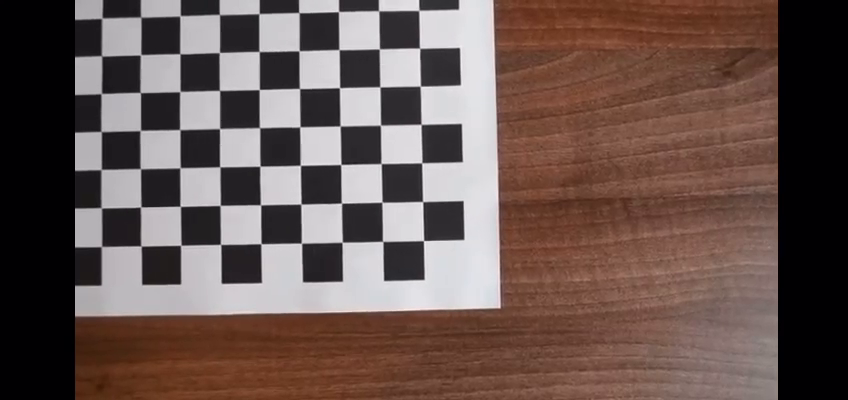
#> input picture frame 77 of Questoes_Terceira_Lista/Questão 3/tabu.mp4, 848 x 400 px
$ python questao3.py
#> lines starting #> are read from the running program, lines starting #| are printed output that depends on the picture; after the words box and inside, x2 and y2 are one past the last pixel; in counts of white or black regions, pixels touching at a corner belong together
import numpy as np
import cv2
import glob
import time

cap = cv2.VideoCapture('tabu.mp4')


criteria = (cv2.TERM_CRITERIA_EPS + cv2.TERM_CRITERIA_MAX_ITER, 30, 0.001)

objp = np.zeros((6*7,3), np.float32)
objp[:,:2] = np.mgrid[0:7,0:6].T.reshape(-1,2)

objpoints = []
imgpoints = []

while(cap.isOpened()):
    ret, frame = cap.read()
#> frame is the input picture: shape (400, 848, 3); mean B, G, R 81.3, 86.2, 104.5

    gray = cv2.cvtColor(frame,cv2.COLOR_BGR2GRAY)
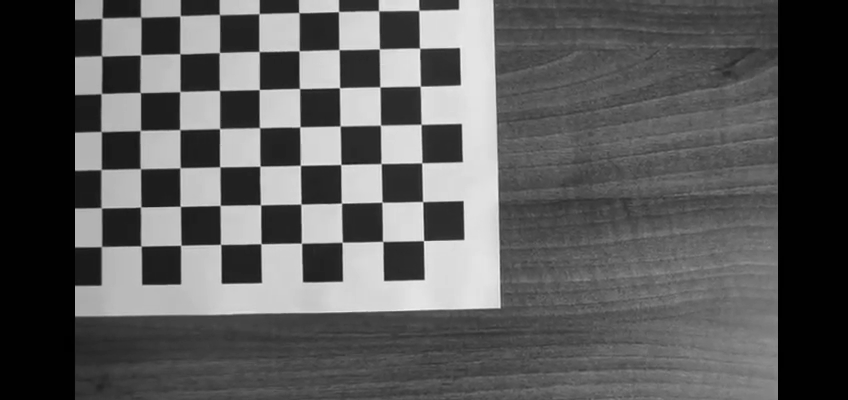
#> gray: shape (400, 848); min 0, max 243, mean 91.1

    ret, corners = cv2.findChessboardCorners(gray, (7,6),None)
#> ret = False; corners = None

    if ret == True:
        objpoints.append(objp)

        corners2 = cv2.cornerSubPix(gray,corners,(11,11),(-1,-1),criteria)
        imgpoints.append(corners2)

        frame = cv2.drawChessboardCorners(frame, (7,6), corners2,ret)

    cv2.imshow('frame',frame)

    if cv2.waitKey(1) & 0xFF == ord('q'):
#> (key q is pressed here)
        break

cap.release()
cv2.destroyAllWindows()

$ run again, starting later in the video
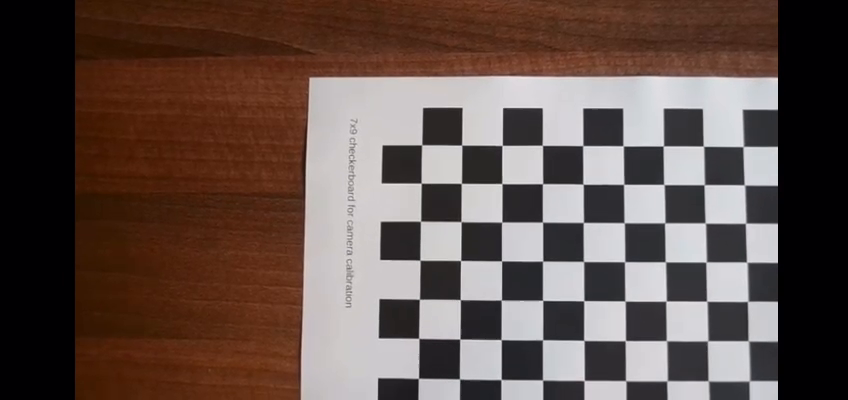
#> input picture frame 350 of Questoes_Terceira_Lista/Questão 3/tabu.mp4, 848 x 400 px
#> frame is the input picture: shape (400, 848, 3); mean B, G, R 75.4, 81.4, 98.4
#> `gray = cv2.cvtColor(frame,cv2.COLOR_BGR2GRAY)`:
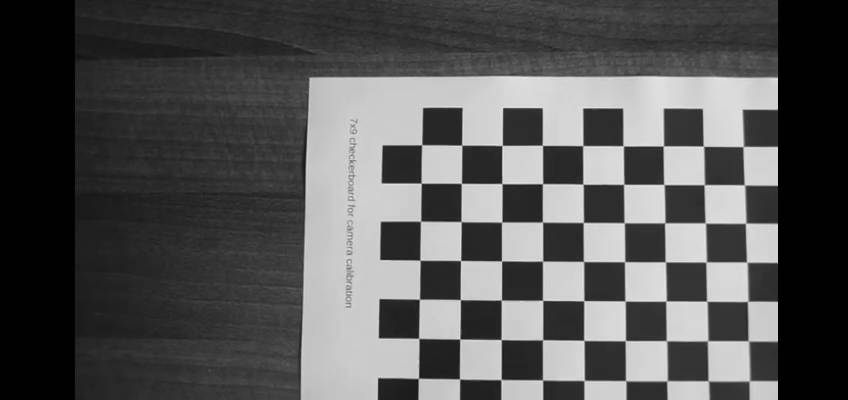
#> gray: shape (400, 848); min 0, max 237, mean 85.9
#> ret = True; corners = 42 rows, first 8: [417.6, 379.2], [417.8, 337.7], [418.6, 300], [419.6, 259.7], [420.5, 221.3], [421.2, 183.2], [420.8, 145.3], [460.5, 380]
#> corners2 = 42 rows, first 8: [418.4, 378.4], [418.8, 338.4], [419.4, 299.3], [420, 260.2], [420.5, 221.2], [421.2, 183.2], [421.7, 144.8], [459.5, 379]
#> `frame = cv2.drawChessboardCorners(frame, (7,6), corners2,ret)`:
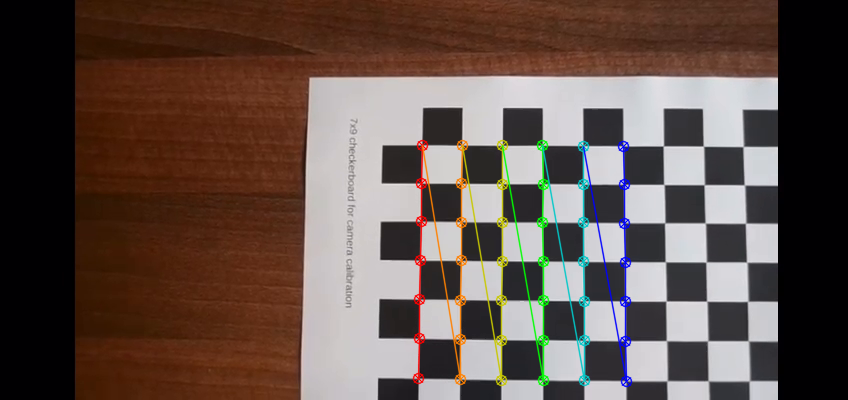
#> frame: shape (400, 848, 3); 3.27% of pixels changed, all inside (x1, y1, x2, y2) = (412, 139, 633, 388)

$ run again, starting later in the video
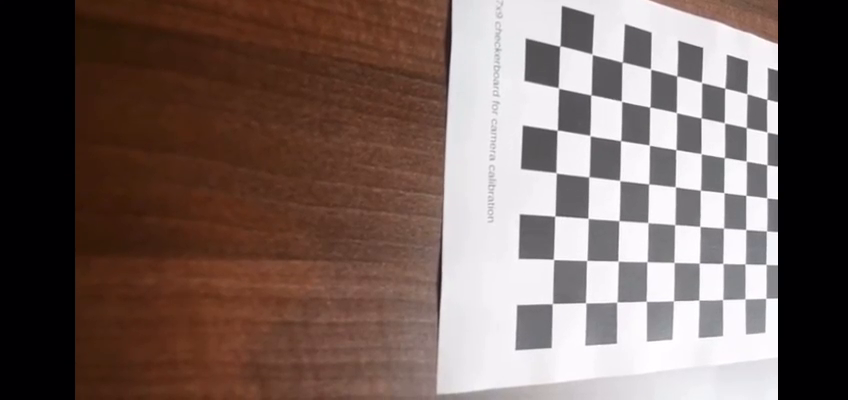
#> input picture frame 622 of Questoes_Terceira_Lista/Questão 3/tabu.mp4, 848 x 400 px
#> frame is the input picture: shape (400, 848, 3); mean B, G, R 96, 101.3, 118.9
#> `gray = cv2.cvtColor(frame,cv2.COLOR_BGR2GRAY)`:
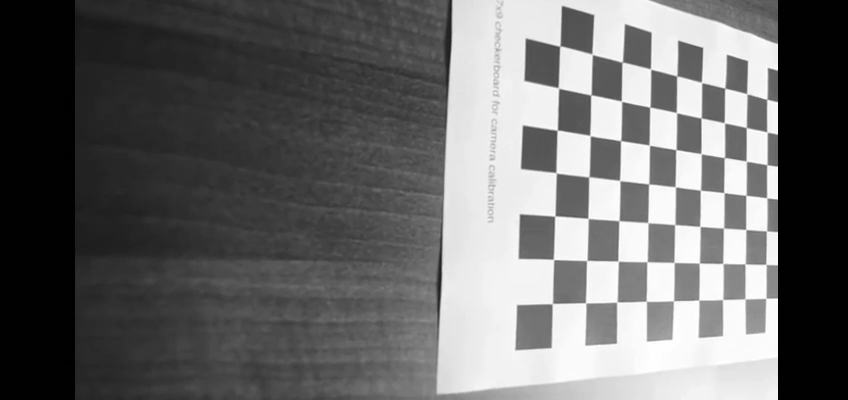
#> gray: shape (400, 848); min 0, max 255, mean 106
#> ret = False; corners = None
